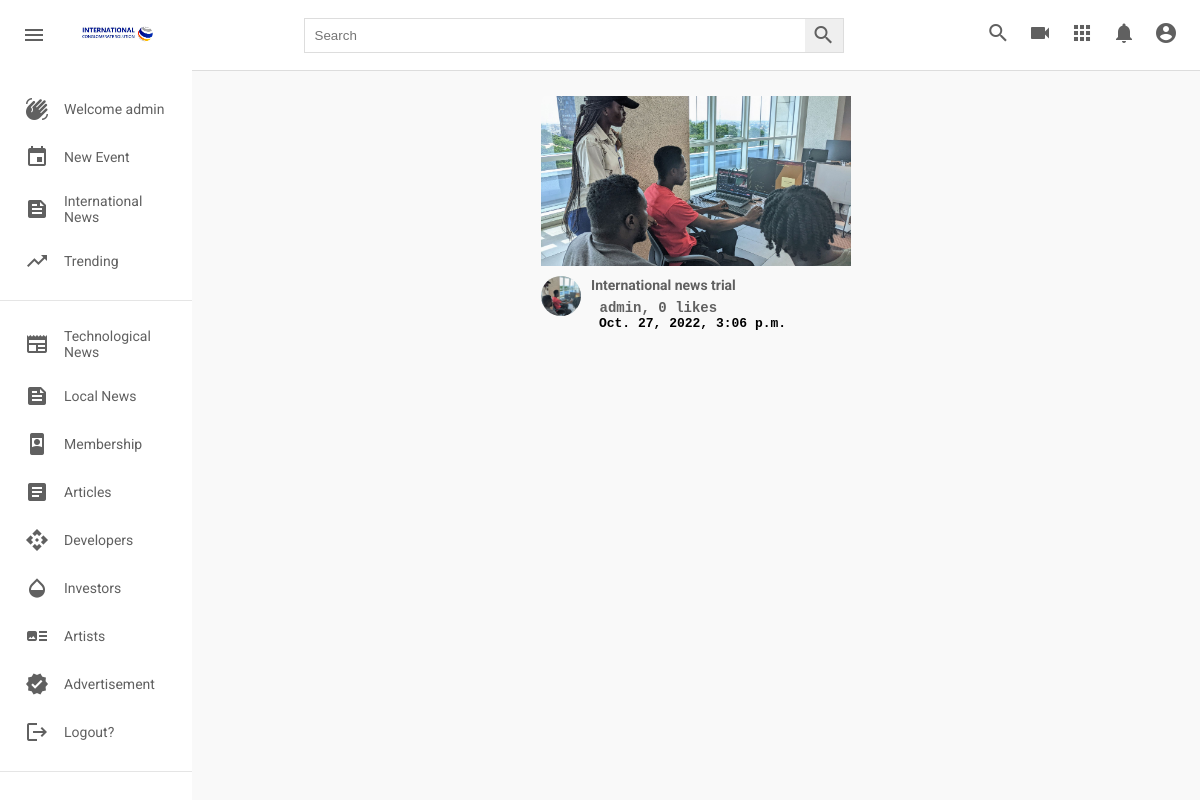
Screenshot of /internationalnews/ (signed in) with the database file from the repository.
### post/models.py (models this page shows, shortened)
class InternationalNews(models.Model):
    title = models.CharField(max_length=500, verbose_name="title", blank=True)
    picture = models.ImageField(upload_to=user_directory_path, verbose_name="Picture", null=True)
    caption = models.CharField(max_length=500000, verbose_name="Caption")
    posted = models.DateTimeField(auto_now_add=True)
    tag = models.ManyToManyField(Tag, related_name="internationalNews")
    user = models.ForeignKey(User, on_delete=models.CASCADE)
    likes = models.IntegerField(default=0)

### post/views.py (the view)
# urls.py: path('internationalnews/', views.internationalnews, name="internationalnews"),
def internationalnews(request):
    posts = InternationalNews.objects.all().order_by('-posted')
    context = {
        'post_items' :  posts
    }
    return render(request, "internationalnews.html", context)

### templates/internationalnews.html (shortened to what this page needs)
{% extends 'base.html' %}
{% load static %}
   {% block content %}
      <div class="videos">
        <div class="videos__container">
          {% for post in post_items %}
          <div class="video">
            <div class="video__thumbnail">
              <a href="{% url 'internationalnewsDetail' post.id %}"><img src="{{ post.picture.url }}" alt="" /></a>
            </div>
            <div class="video__details">
              <div class="author">
                <img
                  src="{{ post.picture.url }}"
                  alt=""
                />
              </div>
              <div class="title">
                <h3> <a href="{% url 'internationalnewsDetail' post.id %}"> {{post.title}}</a></h3>
                 <pre><b><a href="{% url 'internationalnewsDetail' post.id %}"> {{post.user.username}}, {{post.likes}} likes </a></b></pre>
                <pre> <b>{{post.posted}}</b></pre>
              </div>
            </div>
          </div>
          {% endfor %}
        </div>
      </div>
    </div>
   {% endblock content %}

### templates/base.html (shortened to what this page needs)
{% load static %}
<html lang="en">
  <head>
    <link rel="stylesheet" href={% static 'styles.css'%} />
  </head>
  <body>
    {% if user.is_authenticated %}
    <div class="header">
      <div class="header__left">
        <i id="menu" class="material-icons">menu</i>
        <img
          src={% static 'images/mainlogo.jpg'%}
          alt=""
        />
      </div>
      <div class="header__search">
        <form action="">
          <input type="text" placeholder="Search" />
          <button><i class="material-icons">search</i></button>
        </form>
      </div>
      <div class="header__icons">
        <i class="material-icons display-this">search</i>
        <i class="material-icons">videocam</i>
        <i class="material-icons">apps</i>
        <i class="material-icons">notifications</i>
        <a href="{% url 'profile' request.user.username %}"
        class="nav-item nav-link {% if request.user.username in request.path %}active{% endif %}">
        <i class="material-icons display-this">account_circle</i>
        </a>
      </div>
    </div>
    <div class="mainBody">
      <div class="sidebar">
        <div class="sidebar__categories">
          <div class="sidebar__category">
            <i class="material-icons">waving_hand</i>
            <span>Welcome {{ user.username }}</span>
          </div>
          <div class="sidebar__category">
            <i class="material-icons">event</i>
            <span><a style="text-decoration:none; color: rgb(96, 96, 96);" href="{% url 'newevent' %}">New Event</a></span>
          </div>
          <div class="sidebar__category">
            <i class="material-icons">feed</i>
            <span><a style="text-decoration:none; color: rgb(96, 96, 96);" href="{% url 'internationalnews' %}">International News</a></span>
          </div>
          <div class="sidebar__category">
            <i class="material-icons">trending_up</i>
            <span><a style="text-decoration:none; color: rgb(96, 96, 96);" href="{% url 'trending' %}">Trending</a></span>
          </div>
        </div>
        <hr />
        <div class="sidebar__categories">
          <div class="sidebar__category">
            <i class="material-icons">newspaper</i>
            <span>Technological News</span>
          </div>
          <div class="sidebar__category">
            <i class="material-icons">feed</i>
            <span>Local News</span>
          </div>
          <div class="sidebar__category">
            <i class="material-icons">remember_me</i>
            <span>Membership</span>
          </div>
          <div class="sidebar__category">
            <i class="material-icons">article</i>
            <span>Articles</span>
          </div>
          <div class="sidebar__category">
            <i class="material-icons">api</i>
            <span>Developers</span>
          </div>
          <div class="sidebar__category">
            <i class="material-icons">opacity</i>
            <span>Investors</span>
          </div>
          <div class="sidebar__category">
            <i class="material-icons">art_track</i>
            <span> Artists</span>
          </div>
          <div class="sidebar__category">
            <i class="material-icons">verified</i>
            <span>Advertisement</span>
          </div>
          <div class="sidebar__category">
            <i class="material-icons">logout</i>
            <span><a style="text-decoration:none; color: rgb(96, 96, 96);" href="{% url 'logout' %}">Logout?</a></span>
          </div>
        </div>
        <hr />
      </div>
      {% else %}
        <div class="alert alert-success" role="alert">
            <h3>Welcome!</h3>
            <a href="{% url 'register' %}">Signup</a>
            <a href="{% url 'login' %}">Login</a>
        </div>
      {% endif %}
    {% block content %}
    {% endblock content %}
  </body>
</html>

### static/styles.css (style rules this page uses)
* { margin: 0; padding: 0; box-sizing: border-box; }
body { font-family: 'Roboto', sans-serif; }
.material-icons { color: rgb(96, 96, 96); }
.header { display: flex; justify-content: space-between; align-items: center; height: 70px; padding: 15px; }
.header__left { display: flex; align-items: center; }
.header__left img { width: 100px; margin-left: 15px; }
.header i { padding: 0 7px; cursor: pointer; }
.header__search form { border: 1px solid #ddd; height: 35px; margin: 0; padding: 0; display: flex; }
.header__search input { width: 500px; padding: 10px; margin: 0; border-radius: 0; border: none; height: 100%; }
.header__search button { padding: 0; margin: 0; height: 100%; border: none; border-radius: 0; }
.mainBody { height: calc(100vh - 70px); display: flex; overflow: hidden; }
.sidebar { height: 100%; width: 230px; background-color: white; overflow-y: scroll; }
.sidebar__categories { width: 100%; display: flex; flex-direction: column; margin-bottom: 15px; margin-top: 15px; }
.sidebar__category { display: flex; align-items: center; padding: 12px 25px; }
.sidebar__category span { margin-left: 15px; }
hr { height: 1px; background-color: #e5e5e5; border: none; }
.videos { background-color: #f9f9f9; width: 100%; height: 100%; padding: 15px 15px; border-top: 1px solid #ddd; overflow-y: scroll; }
.videos__container { display: flex; flex-direction: row; justify-content: space-around; flex-wrap: wrap; }
.video { width: 310px; margin-bottom: 30px; }
.video__thumbnail { width: 100%; height: 170px; }
.video__thumbnail img { object-fit: cover; height: 100%; width: 100%; }
.author img { object-fit: cover; border-radius: 50%; height: 40px; width: 40px; margin-right: 10px; }
.video__details { display: flex; margin-top: 10px; }
.title { display: flex; flex-direction: column; }
.title h3 { color: rgb(3, 3, 3); line-height: 18px; font-size: 14px; margin-bottom: 6px; }
.title a, span { text-decoration: none; color: rgb(96, 96, 96); font-size: 14px; }
.detailPage_title a, span { text-decoration: none; color: rgb(96, 96, 96); font-size: 14px; }

### rows the page displays
InternationalNews: picture (picture), title "International news trial", user.username "admin", likes "0", posted "Oct. 27, 2022, 3:06 p.m."

### other values shown
{{ user.username }} "admin"
